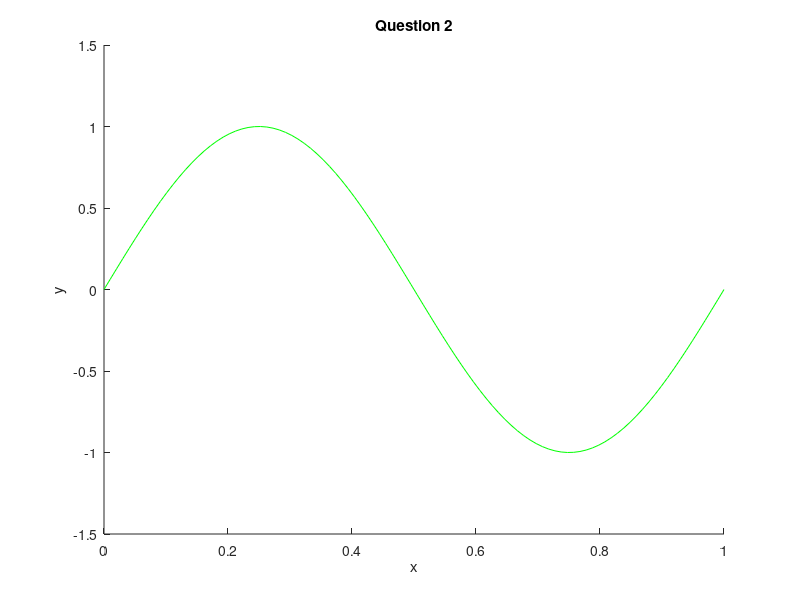

Here is the MATLAB script that generated this plot: (Note: this script raises an error after producing the figure.)
% set figure option
figure(2), ylim([-1.5, 1.5]), title('Question 2'), xlabel('x'), ylabel('y'), hold on;

% plot original signal y = sin(2 * pi * x)
plot(linspace(0, 1), sin(2 * pi * linspace(0, 1)), 'g'), hold on;

% plot already made samples.
plot(gaussianNoise_samples_10.x, gaussianNoise_samples_10.y, 'o'), hold on;

% generate regression lines with given order and plot them
for order = [1, 3, 5, 9]
    regression_line = RegressionLine_generator([0, 1], gaussianNoise_samples_10, order);
    plot(regression_line.x, regression_line.y, '--'), hold on;
    clear regression_line; clear order;
end

% show legend
legend('original signal', 'gaussian noise samples: 10', '1', '3', '5', '9');